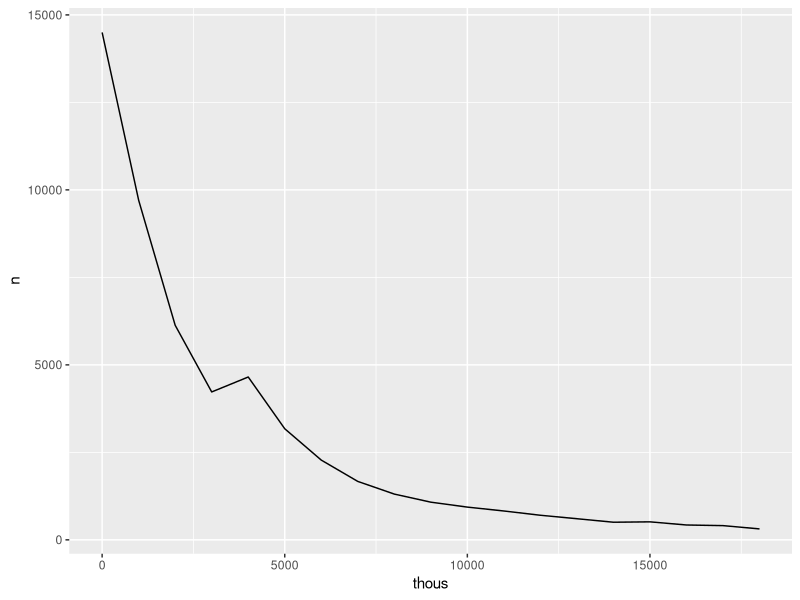
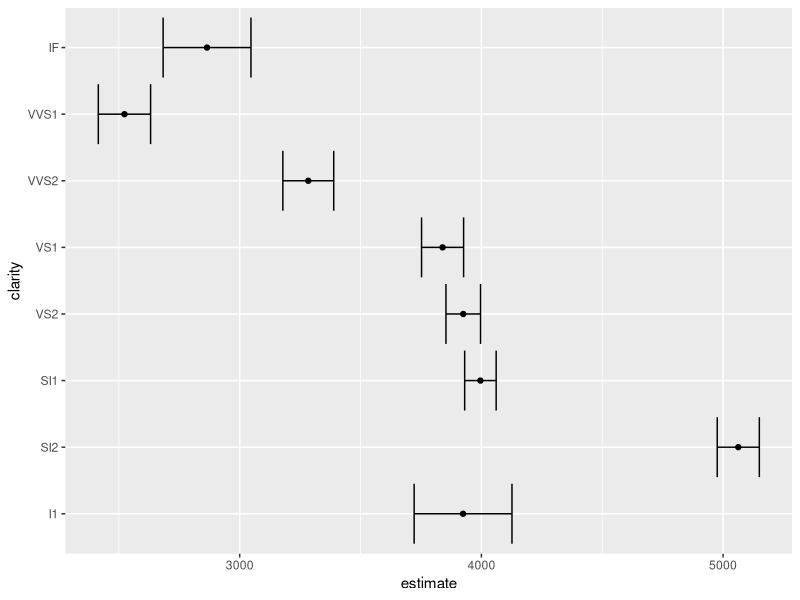
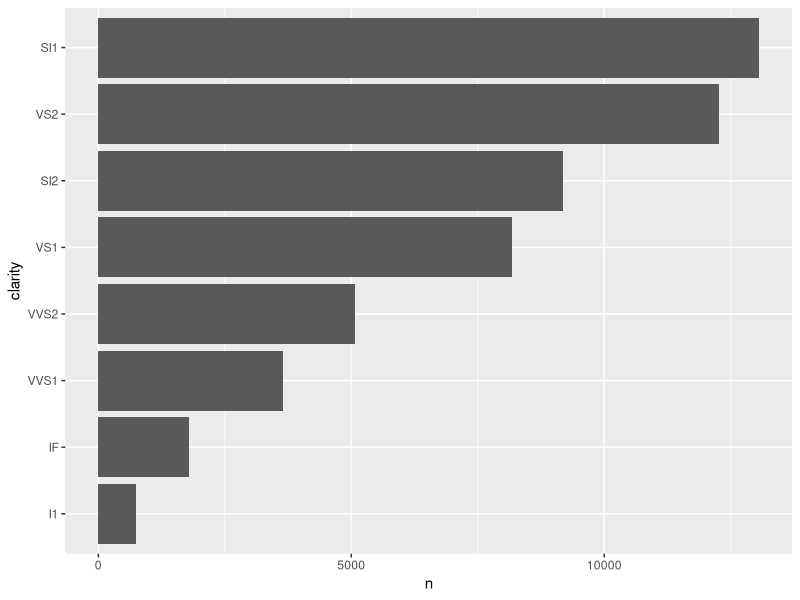
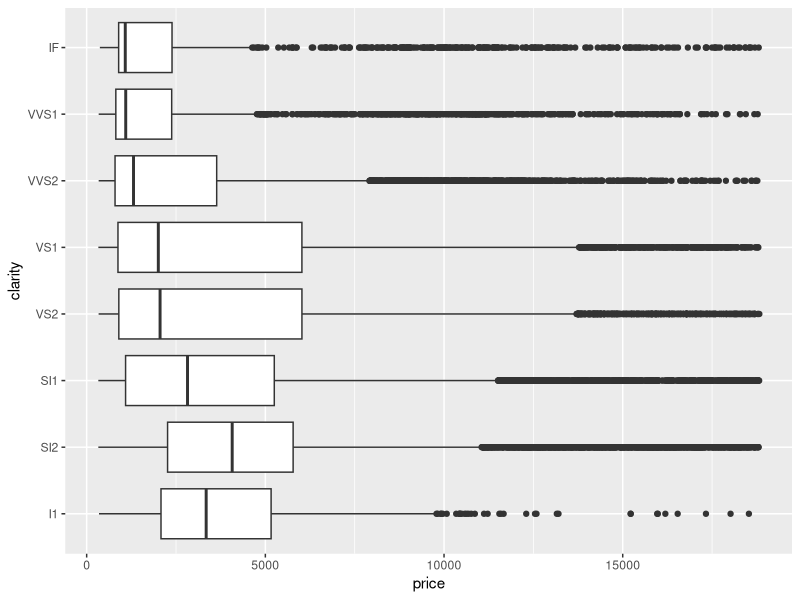
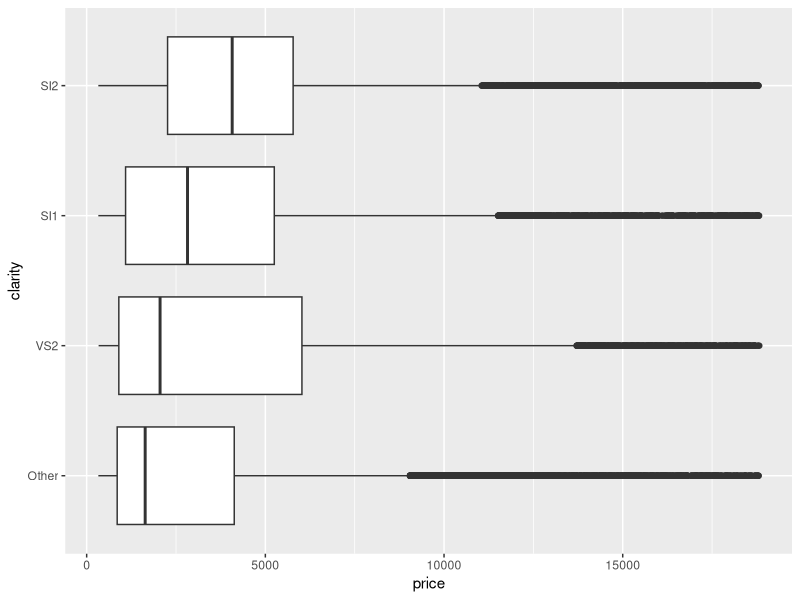
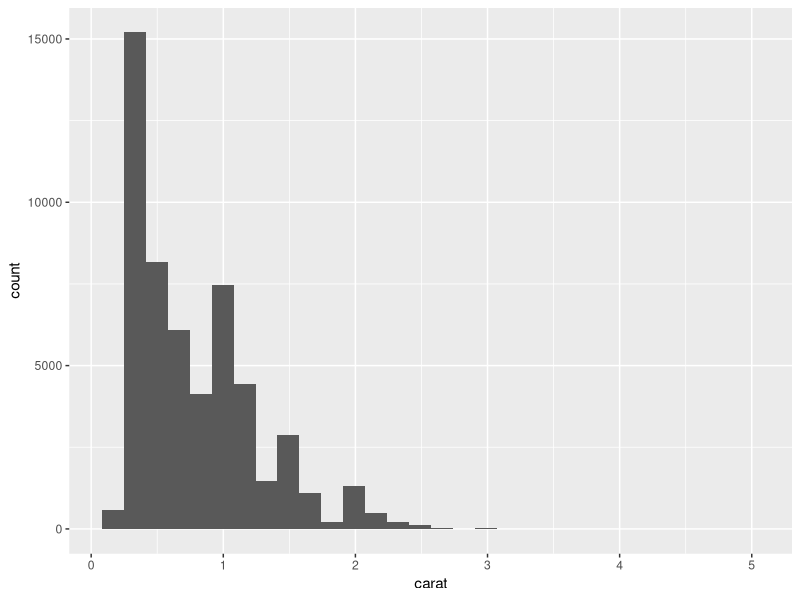
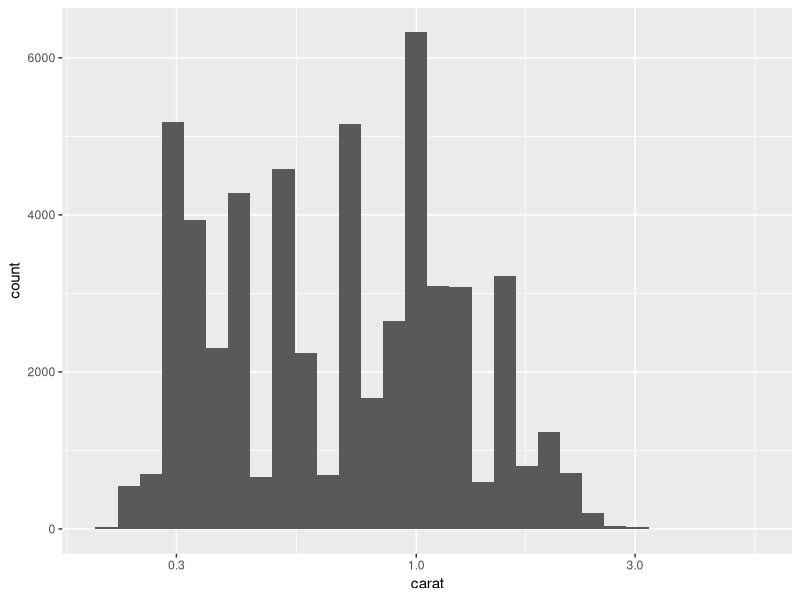
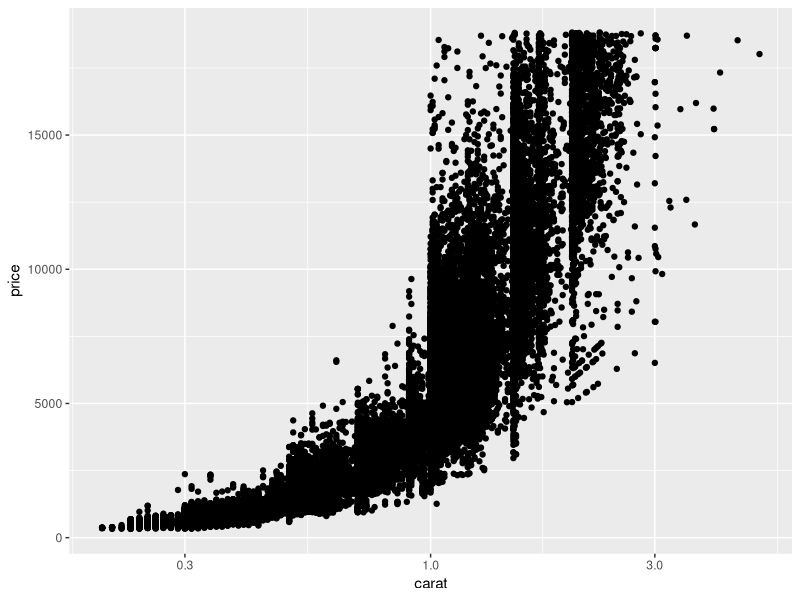

The R script that drew these images, in order:
## ---- chunk 1
knitr::opts_chunk$set(echo = TRUE)
## ---- chunk 2
library(tidyverse)
library(broom) # for 'tidy'
library(purrr) # for 'map'
## ---- chunk 3
diamonds %>% count(clarity, sort=T, name = "Number")  # sortedfreq
diamonds %>% count(clarity, wt=price, sort=T)  # sum of Price for each Clarity group
## ---- chunk 4
diamonds %>% count(thous = 1000 * price %/% 1000) %>% ggplot(aes(thous, n)) +
  geom_line()
## ---- chunk 5
diamonds %>% add_count(clarity)
# select Clarity with > 3000 diamonds
diamonds %>% add_count(clarity) %>% filter(n>3000)
## ---- chunk 6
ttests = diamonds %>% group_by(clarity) %>% summarize(t_test = list(t.test(price, mu=4000)))
ttests %>% mutate(tidied = map(t_test, tidy)) %>% unnest(tidied) %>%
  ggplot(aes(estimate, clarity)) + geom_point() +
  geom_errorbarh(aes(xmin = conf.low, xmax = conf.high))
## ---- chunk 7
# Reorder Clarity groups descending by total number of diamonds (on the fly!)
diamonds %>% count(clarity) %>% mutate(clarity = fct_reorder(clarity, n)) %>% 
  ggplot(aes(clarity, n)) + geom_col() + coord_flip()
## ---- chunk 8
diamonds %>% ggplot (aes(clarity, price)) + geom_boxplot() + coord_flip()
## ---- chunk 9
diamonds %>% mutate(clarity=fct_lump(clarity,3), clarity=fct_reorder(clarity, price)) %>% ggplot (aes(clarity, price)) + geom_boxplot() + coord_flip()
## ---- chunk 10
diamonds %>% ggplot(aes(carat)) + geom_histogram()# + scale_x_log10()
## ---- chunk 11
diamonds %>% ggplot(aes(carat)) + geom_histogram() + scale_x_log10()
## ---- chunk 12
diamonds %>% ggplot(aes(carat, price)) + geom_point() + scale_x_log10()
## ---- chunk 13
x = crossing(a = 1:10, b= c("a","b"), c=c("w","x","y","z"))
## ---- chunk 14
# total genes
# total genes DNArep
# total sample genes (i.e. Diff Regulated Genes)
# total sample genes DNArep
total_genes = 10000                 # analogous to total_dogs
total_genesDNArep = c(100,200,300)  # total genes DNArep varies as research progresses
                                    # analogous to name_total
total_sample = seq(200,1000,25)     # samples with different number of DEG genes
                                    # analogous to breed_total
crossing(total_genesDNArep = total_genesDNArep, total_sample=total_sample) %>% 
  mutate (maxpvalue = 1 - phyper(0, m = total_genesDNArep, n = total_genes - total_genesDNArep, k=total_sample)) %>%
  ggplot(aes(total_sample, maxpvalue, color=factor(total_genesDNArep))) + geom_line()

## ---- chunk 15
#TBD
## ---- chunk 16
#TBD
## ---- chunk 17

## ---- chunk 18
sessionInfo()
